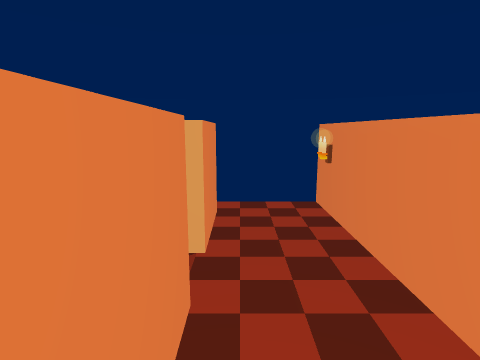
view 1 (above)

16 first-person views from a walk through a scene from a Unity 3-D project. The camera is 1.4 m above the floor, tilts 10° down and sees 80° across. The floor is counted in squares, 0.5 m on a side. Each view is taken from the middle of a square. On the plan, view 1 faces up. The plan holds only what a view shows up to about 20 squares ahead; the rest is blank. Some animated figures are left out.

view 2
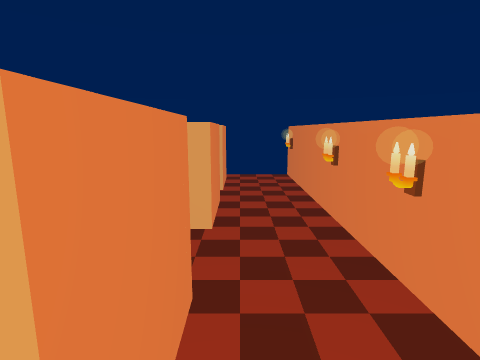

view 3
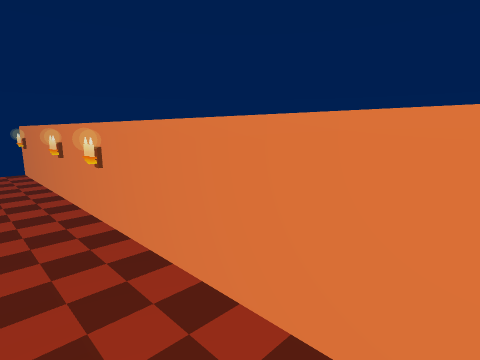

view 4
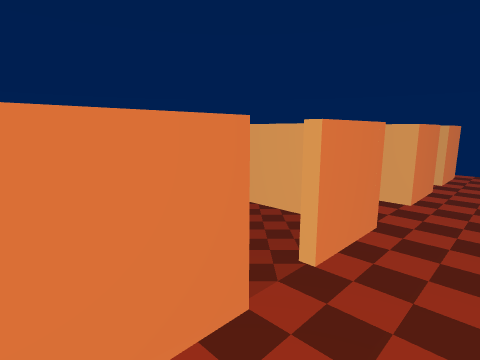

view 5
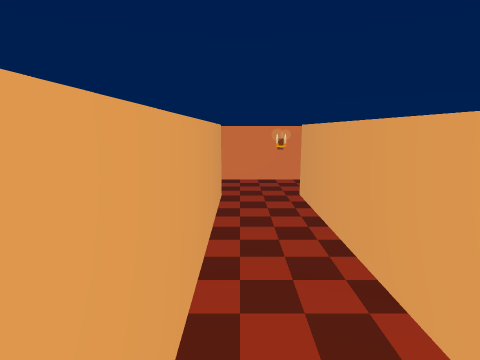

view 6
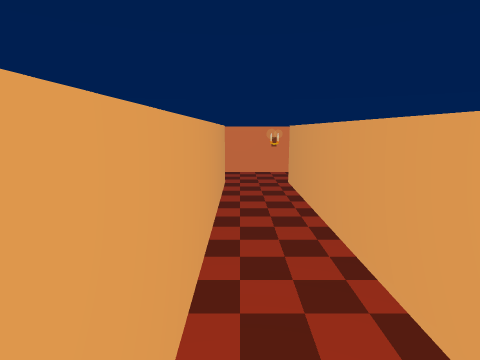

view 7
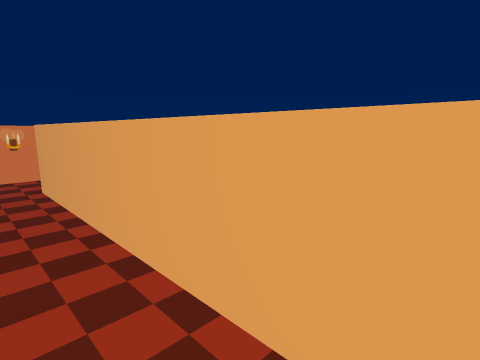

view 8
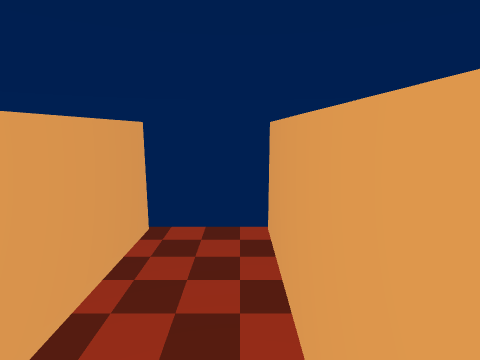

view 9
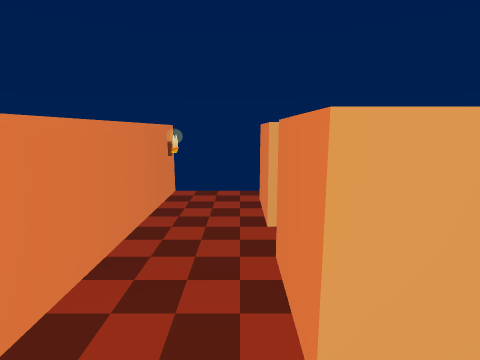

view 10
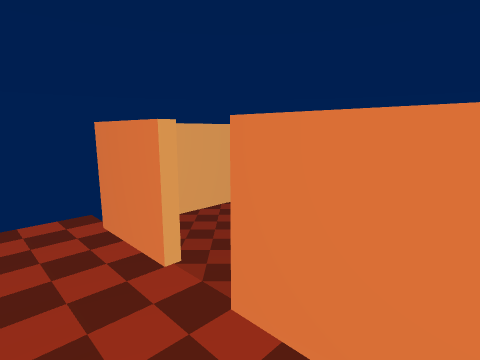

view 11
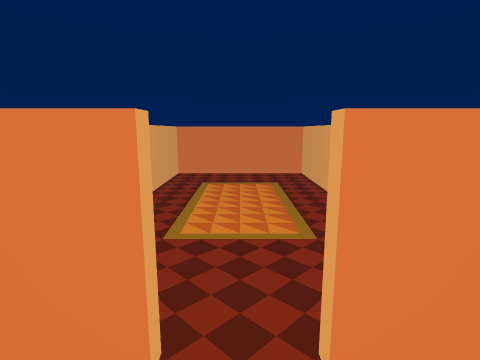

view 12
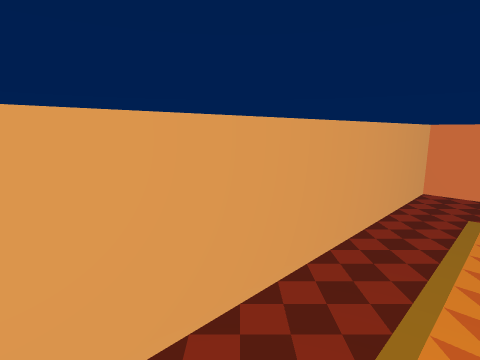

view 13
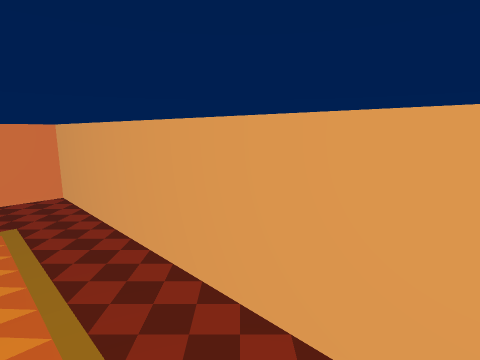

view 14
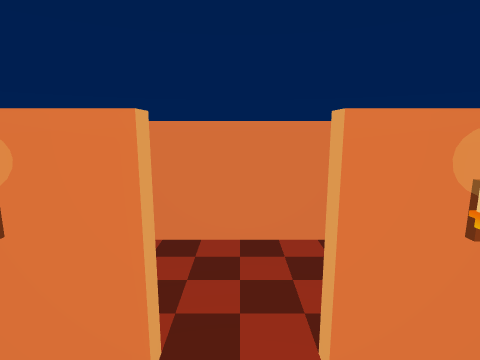

view 15
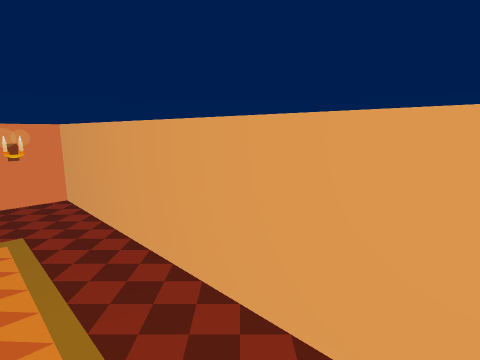

view 16
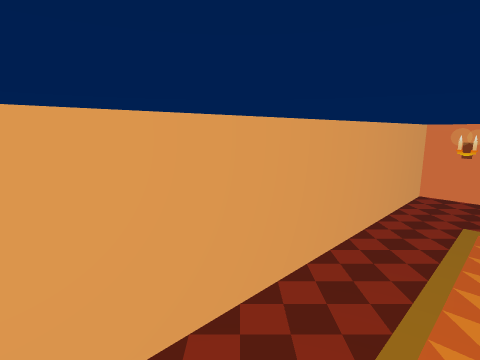

### Floor plan
Points are (right, up) in squares from view 1. A wall is a line through its corners. A room is listed if a view was taken in it or the views show most of it. See-through windows are left out.
Room 1 (views 1, 2, 3, 4, 5, 6, 7, 8, 9, 10, 11)
walls: (-0.8, 4.2) (-0.8, 0.8) (-16.9, 0.8); (-1.2, -8) (-0.8, -8) (-0.8, -11.5); (-0.8, 9.6) (-0.8, 6.2) (-1.2, 6.2); (3, -13) (3, 11); (-16.9, -2.6) (-0.8, -2.6) (-0.8, -6) (-1.2, -6)
ways out: opening at (-1, -6.5) to room 2; opening at (-1, 5.5)
objects: candle (2, -12) to (3, -12); candle (2, -2) to (3, -2); candle (2, 2) to (3, 2); candle (2, 9) to (3, 10)
Room 2 (views 12, 13, 14, 15, 16)
walls: (-1.2, -6) (-1.2, -3) (-16.4, -3) (-16.4, -11) (-1.2, -11) (-1.2, -8)
ways out: opening at (-1, -6.5) to room 1
objects: candle (-2, -10) to (-2, -9); candle (-2, -5) to (-2, -4)

Where each view was taken, in squares from view 1:
view 1: 0 up, 0 right, facing up
view 2: 7 down, 0 right, facing up
view 3: 11 down, 0 right, facing up-right
view 4: 11 down, 2 right, facing up-left
view 5: 0 up, 13 left, facing right
view 6: 0 up, 16 left, facing right
view 7: 0 up, 16 left, facing down-right
view 8: 0 up, 9 left, facing left
view 9: 0 up, 0 right, facing down
view 10: 3 down, 2 right, facing down-left
view 11: 7 down, 2 right, facing left
view 12: 8 down, 2 left, facing down-left
view 13: 6 down, 3 left, facing up-left
view 14: 7 down, 4 left, facing right
view 15: 8 down, 14 left, facing down-right
view 16: 6 down, 15 left, facing up-right
